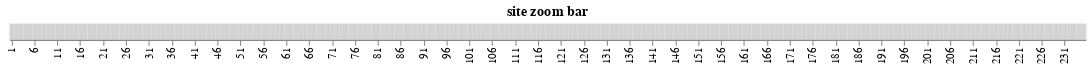

Notebook code for this chart:
### Markdown cell above
### Zoom Bar

### Code cell
## == Zoom bar for the heatmap plot == ## 
zoom_bar = alt.Chart(scores_df[['site']].drop_duplicates()
    ).mark_rect(
        color='lightgray'
    ).encode(
        x=alt.X('site:O',
                title=None,
                axis=alt.Axis(values=list(range(min_site, max_site, x_axis_spacing)))
               )
    ).add_selection(
        zoom_selection
    ).properties(
        width=width,
        height=15,
        title="site zoom bar"
)

zoom_bar

### Figure 1 — Vega-Lite specification as saved in the notebook (floating-point values rounded to 4 significant figures; data arrays with more than 128 entries replaced by an {"elided": "..."} marker saying what was removed)
{"config": {"view": {"continuousWidth": 400, "continuousHeight": 300}}, "data": {"name": "data-53d40663dfdd9b443c0dda849d8afbc2"}, "mark": {"type": "rect", "color": "lightgray"}, "encoding": {"x": {"type": "ordinal", "axis": {"values": [1, 6, 11, 16, 21, 26, 31, 36, 41, 46, 51, 56, 61, 66, 71, 76, 81, 86, 91, 96, 101, 106, 111, 116, 121, 126, 131, 136, 141, 146, 151, 156, 161, 166, 171, 176, 181, 186, 191, 196, 201, 206, 211, 216, 221, 226, 231]}, "field": "site", "title": null}}, "height": 15, "selection": {"selector001": {"type": "interval", "encodings": ["x"], "mark": {"stroke": "black", "strokeWidth": 2}}}, "title": "site zoom bar", "width": 1000, "$schema": "https://vega.github.io/schema/vega-lite/v4.8.1.json", "datasets": {"data-53d40663dfdd9b443c0dda849d8afbc2": {"elided": "235 records"}}}
